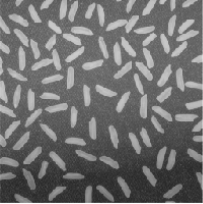
#> input picture data/my.bmp, 203 x 204 px
$ python openAndSub.py
#> lines starting #> are read from the running program, lines starting #| are printed output that depends on the picture
# _*_ coding: utf-8 _*_

"""
  @Time    : 2023.10.17 14:50
  @File    : openAndSub.py
  @Project : opencv_tutorial
  @Author  : Saitama
  @IDE     : PyCharm
  @Desc    : 开运算 + 减法运算，获取图像的边界
"""

import cv2 as cv
import numpy as np
import matplotlib.pyplot as plt

o = cv.imread("../../data/my.bmp")
#> o is the input picture: shape (204, 203, 3); min 40, max 255, mean 111.3

k = np.ones((5, 5), np.uint8)

e = cv.erode(o, k)
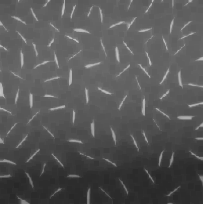
#> e: shape (204, 203, 3); min 40, max 197, mean 86.8
b = cv.subtract(o, e)
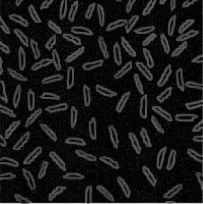
#> b: shape (204, 203, 3); min 0, max 214, mean 24.5

plt.subplot(131)
plt.imshow(o)
plt.axis("off")

plt.subplot(132)
plt.imshow(e)
plt.axis("off")

plt.subplot(133)
plt.imshow(b)
plt.axis("off")

plt.show()
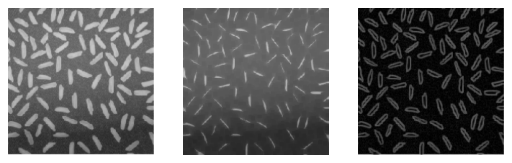
#> figure drawn by matplotlib, 3 panels

$ run again, with data/boat.bmp copied over data/my.bmp
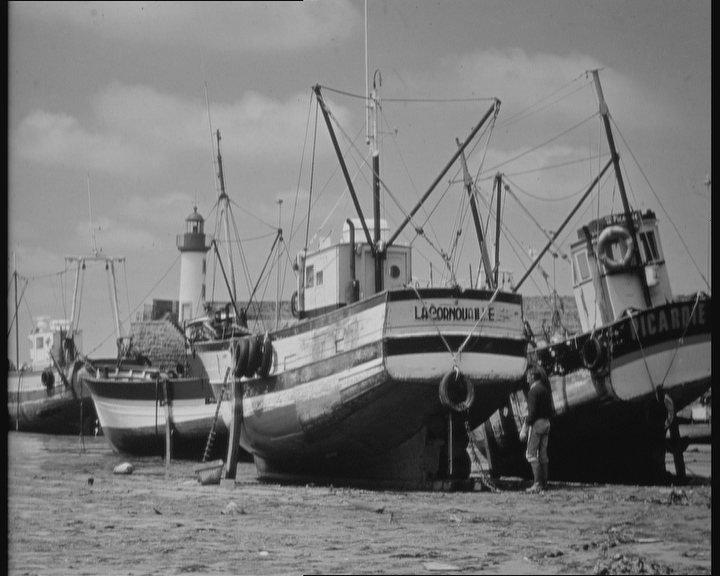
#> input picture data/boat.bmp, 720 x 576 px
#> o is the input picture: shape (576, 720, 3); min 3, max 220, mean 120
#> `b = cv.subtract(o, e)`:
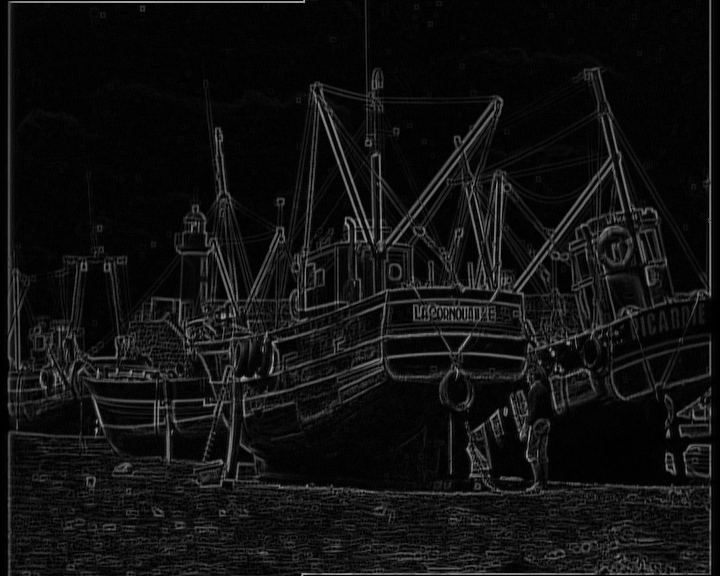
#> b: shape (576, 720, 3); min 0, max 180, mean 16.7
#> `plt.show()`:
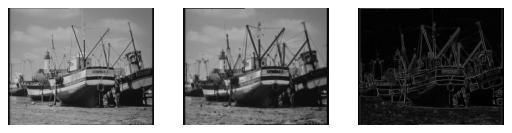
#> figure drawn by matplotlib, 3 panels
